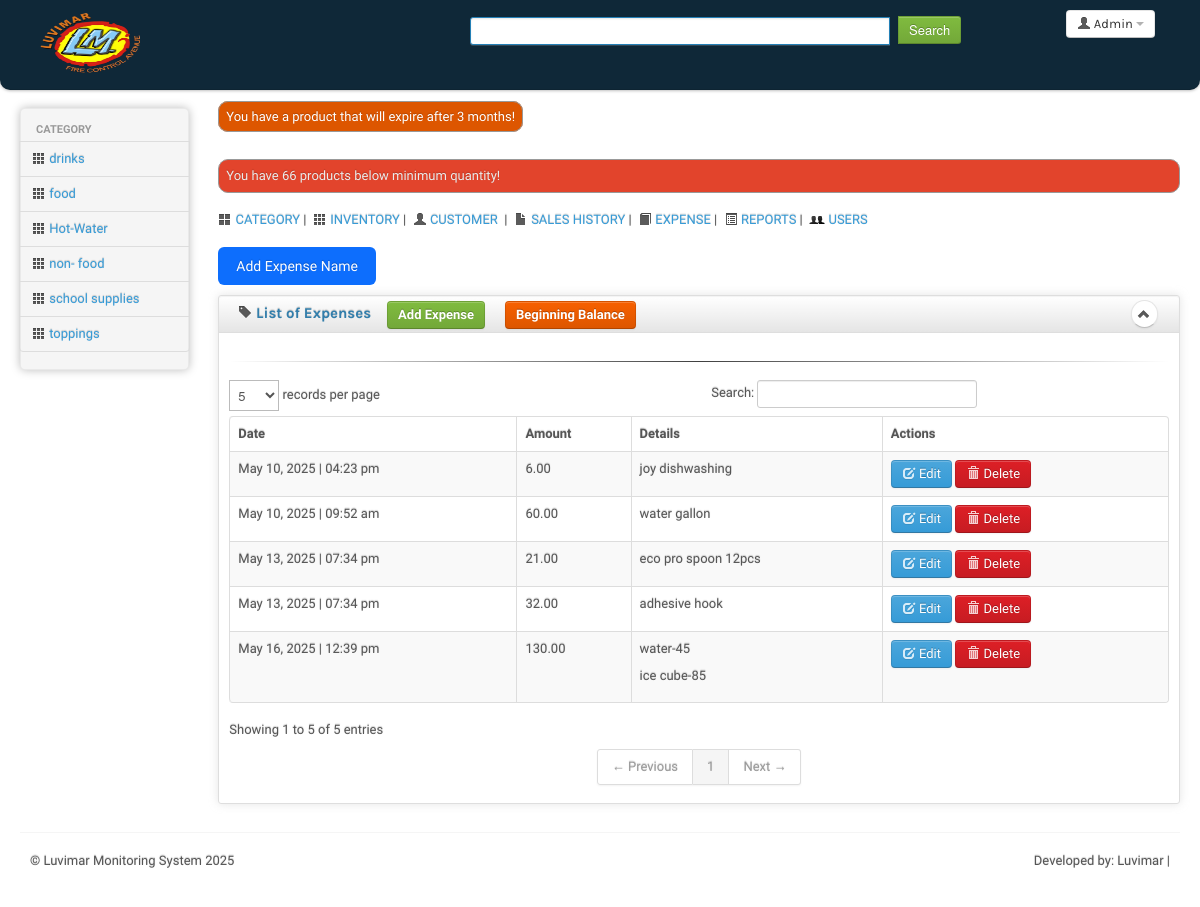
Page /expenses/index.php (signed in) on the committed database.
### tables this page shows
CREATE TABLE `bs_user` (
  `user_id` int(10) unsigned NOT NULL AUTO_INCREMENT,
  `emp_id` varchar(100) NOT NULL DEFAULT '',
  `firstname` varchar(100) NOT NULL DEFAULT '',
  `lastname` varchar(100) NOT NULL DEFAULT '',
  `email` varchar(100) NOT NULL DEFAULT '',
  `username` varchar(100) NOT NULL DEFAULT '',
  `password` varchar(32) NOT NULL DEFAULT '',
  `pass_text` varchar(200) NOT NULL DEFAULT '',
  `title` varchar(100) NOT NULL DEFAULT '',
  `contactno` varchar(100) NOT NULL DEFAULT '',
  `address` text DEFAULT NULL,
  `image` varchar(200) NOT NULL DEFAULT '',
  `thumbnail` varchar(200) NOT NULL DEFAULT '',
  `is_admin` tinyint(1) NOT NULL DEFAULT 1,
  `access_level` int(10) NOT NULL DEFAULT 1,
  `is_main_access` tinyint(1) NOT NULL DEFAULT 1,
  `is_masterfile_access` tinyint(1) NOT NULL DEFAULT 1,
  `is_category_access` tinyint(1) NOT NULL DEFAULT 1,
  `is_cat_a_access` tinyint(1) NOT NULL DEFAULT 1,
  `is_cat_e_access` tinyint(1) NOT NULL DEFAULT 1,
  `is_cat_d_access` tinyint(1) NOT NULL DEFAULT 1,
  `is_customer_access` tinyint(1) NOT NULL DEFAULT 1,
  `is_cust_a_access` tinyint(1) NOT NULL DEFAULT 1,
  `is_cust_e_access` tinyint(1) NOT NULL DEFAULT 1,
  `is_cust_d_access` tinyint(1) NOT NULL DEFAULT 1,
  `is_supplier_access` tinyint(1) NOT NULL DEFAULT 1,
  `is_sup_a_access` tinyint(1) NOT NULL DEFAULT 1,
  `is_sup_e_access` tinyint(1) NOT NULL DEFAULT 1,
  `is_sup_d_access` tinyint(1) NOT NULL DEFAULT 1,
  `is_product_access` tinyint(1) NOT NULL DEFAULT 1,
  `is_prod_a_access` tinyint(1) NOT NULL DEFAULT 1,
  `is_prod_e_access` tinyint(1) NOT NULL DEFAULT 1,
  `is_prod_d_access` tinyint(1) NOT NULL DEFAULT 1,
  `is_receive_access` tinyint(1) NOT NULL DEFAULT 1,
  `is_return_access` tinyint(1) NOT NULL DEFAULT 1,
  `is_sales_access` tinyint(1) NOT NULL DEFAULT 1,
  `is_sale_v_access` tinyint(1) NOT NULL DEFAULT 1,
  `is_sale_d_access` tinyint(1) NOT NULL DEFAULT 1,
  `is_delivery_access` tinyint(1) NOT NULL DEFAULT 1,
  `is_del_v_access` tinyint(1) NOT NULL DEFAULT 1,
  `is_del_d_access` tinyint(1) NOT NULL DEFAULT 1,
  `is_expense_access` tinyint(1) NOT NULL DEFAULT 1,
  `is_exp_a_access` tinyint(1) NOT NULL DEFAULT 1,
  `is_exp_e_access` tinyint(1) NOT NULL DEFAULT 1,
  `is_exp_d_access` tinyint(1) NOT NULL DEFAULT 1,
  `is_report_access` tinyint(1) NOT NULL DEFAULT 1,
  `is_user_access` tinyint(1) NOT NULL DEFAULT 1,
  `is_user_a_access` tinyint(1) NOT NULL DEFAULT 1,
  `is_user_e_access` tinyint(1) NOT NULL DEFAULT 1,
  `is_user_d_access` tinyint(1) NOT NULL DEFAULT 1,
  `added_by` int(10) DEFAULT NULL,
  `modified_by` int(10) DEFAULT NULL,
  `deleted_by` int(10) DEFAULT NULL,
  `is_deleted` tinyint(1) NOT NULL,
  `date_added` varchar(50) DEFAULT NULL,
  `date_modified` varchar(50) DEFAULT NULL,
  `date_deleted` varchar(50) DEFAULT NULL,
  `last_login` varchar(50) DEFAULT NULL,
  `theme` varchar(70) NOT NULL,
  `branch_num` int(11) DEFAULT NULL,
  PRIMARY KEY (`user_id`)
);

CREATE TABLE `tbl_category` (
  `cat_id` int(10) unsigned NOT NULL AUTO_INCREMENT,
  `cat_parent_id` int(11) NOT NULL DEFAULT 0,
  `cat_name` varchar(50) NOT NULL DEFAULT '',
  `cat_description` varchar(200) NOT NULL DEFAULT '',
  `cat_image` varchar(255) NOT NULL DEFAULT '',
  `is_deleted` int(1) NOT NULL,
  PRIMARY KEY (`cat_id`)
);

CREATE TABLE `tr_expense` (
  `exp_id` int(10) unsigned NOT NULL AUTO_INCREMENT,
  `amount` decimal(9,2) NOT NULL,
  `details` text NOT NULL,
  `is_deleted` tinyint(1) unsigned NOT NULL,
  `date_added` varchar(50) DEFAULT NULL,
  `date_modified` varchar(50) DEFAULT NULL,
  `date_deleted` varchar(50) DEFAULT NULL,
  PRIMARY KEY (`exp_id`)
);

CREATE TABLE IF NOT EXISTS `bs_setting` (
  `setting_id` int(10) unsigned NOT NULL AUTO_INCREMENT,
  `directory` varchar(100) NOT NULL DEFAULT '',
  `system_title` varchar(100) NOT NULL DEFAULT '',
  `abrv` varchar(70) NOT NULL DEFAULT '',
  `year_developed` year(4) NOT NULL,
  `description` text NOT NULL,
  `developer` varchar(100) NOT NULL,
  `website` varchar(100) NOT NULL,
  PRIMARY KEY (`setting_id`)
);

### expenses/index.php (called while the page is built, shortened)
<?php
require_once '../include/template.php';
?>

### expenses/list.php (the view, shortened to what this page needs)
<?php
$userId = $_SESSION['user_id'];
$user = $conn->prepare("SELECT * FROM bs_user
			WHERE user_id = '$userId'");
$user->execute();
$user_data = $user->fetch();
$sql = $conn->prepare("SELECT *
        FROM tr_expense
		WHERE is_deleted != '1'
		ORDER BY date_added");
$sql->execute();
$bg = $conn->prepare("SELECT SUM(amount) as totalbg FROM bs_beginning_balance WHERE is_deleted != '1'");
$bg->execute();
$bg_data = $bg->fetch();
$ex = $conn->prepare("SELECT SUM(amount) as totalex FROM tr_expense WHERE is_deleted != '1'");
$ex->execute();
$ex_data = $ex->fetch();
$balance = $bg_data['totalbg'] - $ex_data['totalex'];
?>
<a href="#modal" class="open-btn">Add Expense Name</a>
<div class="row-fluid sortable">
	<div class="box span12">
		<div class="box-header well" data-original-title>
			<h2><i class="icon-tag"></i> List of Expenses</h2>
			<?php if ($user_data['is_exp_a_access'] == 1) { ?>
				&nbsp;&nbsp;&nbsp;&nbsp;<a href="index.php?view=add" class="btn btn-success">Add Expense</a>
				&nbsp;&nbsp;&nbsp;&nbsp;<a href="beginning.php" class="btn btn-warning nyroModal">Beginning Balance</a>
			<?php } else {
			} ?>
			<div class="box-icon">
				<a href="../" class="btn btn-minimize btn-round"><i class="icon-chevron-up"></i></a>
			</div>
		</div>
		<div class="box-content">
			<!-- <h5>Budget: <?php echo number_format($bg_data['totalbg'], 2); ?></h5>
			<h5>Expenses: <?php echo number_format($ex_data['totalex'], 2); ?></h5>
			<h4>Balance: <?php echo number_format($balance, 2); ?></h4> -->
			<hr style="border: 0; height: 1px; background-image: -webkit-linear-gradient(left, rgba(0,0,0,0), rgba(0,0,0,0.75), rgba(0,0,0,0)); background-image: -moz-linear-gradient(left, rgba(0,0,0,0), rgba(0,0,0,0.75), rgba(0,0,0,0)); background-image: -ms-linear-gradient(left, rgba(0,0,0,0), rgba(0,0,0,0.75), rgba(0,0,0,0));  background-image: -o-linear-gradient(left, rgba(0,0,0,0), rgba(0,0,0,0.75), rgba(0,0,0,0)); " />
			<table class="table table-striped table-bordered bootstrap-datatable datatable">
				<thead>
					<tr>
						<th>Date</th>
						<th>Amount</th>
						<th>Details</th>
						<th>Actions</th>
					</tr>
				</thead>
				<tbody>
					<?php
					if ($sql->rowCount() > 0) {
						while ($sql_data = $sql->fetch()) {
							$addeddate = date("M d, Y | h:i a", strtotime($sql_data['date_added']));
					?>
							<tr>
								<td><?php echo $addeddate; ?></td>
								<td><?php echo number_format($sql_data['amount'], 2); ?></td>
								<td><?php echo $sql_data['details']; ?></td>
								<td class="center">
									<?php if ($user_data['is_exp_e_access'] == 1) { ?>
										<a class="btn btn-primary" href="javascript:mod(<?php echo $sql_data['exp_id']; ?>);">
											<i class="icon-edit icon-white"></i>
											Edit
										</a>
									<?php } else {
										echo "-- --";
									} ?>
									<?php if ($user_data['is_exp_d_access'] == 1) { ?>
										<a class="btn btn-danger" href="javascript:del(<?php echo $sql_data['exp_id']; ?>);">
											<i class="icon-trash icon-white"></i>
											Delete
										</a>
									<?php } else {
										echo "-- --";
									} ?>
								</td>
							</tr>
					<?php
						}
					} else {
					}
					?>
				</tbody>
			</table>
		</div>
	</div>
</div>

### include/header.php (shortened to what this page needs)
<?php
$userId = $_SESSION['user_id'];
$sql = $conn->prepare("SELECT * FROM bs_user WHERE user_id = '$userId' AND is_deleted != '1'");
$sql->execute();
$sql_data = $sql->fetch();
?>
<div class="navbar-inner" style="background: #0f2838;">
	<div class="container-fluid">
		<a class="brand" href="<?php echo WEB_ROOT; ?>index.php"><img src="<?php echo WEB_ROOT; ?>images/branch_logo/main.png" style="height: 60px; width:100px;" /></a>
		<div class="btn-group pull-right">
			<a class="btn dropdown-toggle" data-toggle="dropdown" href="javascript:mod(<?php echo $userId; ?>);">
				<i class="icon-user"></i><span class="hidden-phone"> <?php echo $sql_data['firstname']; ?></span>
				<span class="caret"></span>
			</a>
		</div>
		<?php if ($sql_data['is_admin'] != 1) { ?>
			<div class="top-nav nav-collapse">
				<ul class="nav">
					<li>
						<form method="post" action="<?php echo WEB_ROOT; ?>sales/index.php?view=search" class="navbar-search pull-left">
							<div class="input-append">
								<input name="key" type="text" id="appendedInputButtons" maxlength="50" placeholder="Search" style="width:400px; background:#ffffff;" required autocomplete=off class="search-query span2" />
								<input type="submit" value="Search" class="btn btn-success" />
							</div>
						</form>
					</li>
				</ul>
			</div>
		<?php } else {
		} ?>
	</div>
</div>

### include/left-menu.php (shortened to what this page needs)
<div class="span2 main-menu-span">
	<div class="well nav-collapse sidebar-nav">
		<ul class="nav nav-tabs nav-stacked main-menu">
			<li class="nav-header hidden-tablet">Category</li>
			<?php
				$cat = $conn->prepare("SELECT * FROM tbl_category WHERE cat_parent_id = '0' AND is_deleted != '1' ORDER BY cat_name");
				$cat->execute();
				if($cat->rowCount() > 0)
				{
					while($cat_data = $cat->fetch())
					{
			?>
						<li><a class="ajax-link" href="<?php echo WEB_ROOT; ?>sales/index.php?id=<?php echo $cat_data['cat_id']; ?>"><i class="icon-th"></i><span class="hidden-tablet"> <?php echo $cat_data['cat_name']; ?></span></a></li>
			<?php
					}
				}else{}
			?>
		</ul>
	</div>
</div>

### include/footer.php
<?php
	$sett = $conn->prepare("SELECT * FROM bs_setting");
	$sett->execute();
	$sett_data = $sett->fetch();
?>
<p class="pull-left">&copy; <?php echo $sett_data['system_title']; ?> <?php echo $sett_data['year_developed']; ?></p>
<p class="pull-right">Developed by: <?php echo $sett_data['developer']; ?> | <?php echo $sett_data['website']; ?></p>

### global-library/css/charisma-app.css (style rules this page uses)
.box { border: 1px solid #DEDEDE; border-radius:3px; -webkit-border-radius:3px; -moz-border-radius:3px; margin-top: 10px; margin-bottom: 10px ; box-shadow: 0 0 10px rgba(189, 189, 189, 0.4); -webkit-box-shadow: 0 0 10px rgba(189, 189, 189, 0.4); -moz-box-shadow: 0 0 10px rgba(189, 189, 189, 0.4); }
.box-header { border:none; padding-top:5px; border-bottom: 1px solid #DEDEDE; border-radius:3px 3px 0 0; -webkit-border-radius:3px 3px 0 0; -moz-border-radius:3px 3px 0 0; height:12px; min-height:12px; margin-bottom: 0; cursor:move; font-weight:bold; font-size:16px; background: -moz-linear-gradient(top, rgba(255,255,255,0) 0%, rgba(0,0,0,0.1) 100%); background: -webkit-gradient(linear, left top, left bottom, color-stop(0%,rgba(255,255,255,0)), color-stop(100%,rgba(0,0,0,0.1))); background: -webkit-linear-gradient(top, rgba(255,255,255,0) 0%,rgba(0,0,0,0.1) 100%); background: -o-linear-gradient(top, rgba(255,255,255,0) 0%,rgba(0,0,0,0.1) 100%); background: -ms-linear-gradient(top, rgba(255,255,255,0) 0%,rgba(0,0,0,0.1) 100%); background: linear-gradient(to bottom, rgba(255,255,255,0) 0%,rgba(0,0,0,0.1) 100%); filter: progid:DXImageTransform.Microsoft.gradient( startColorstr='#00ffffff', endColorstr='#1a000000',GradientType=0 ); }
.box-header h2 { font-size:15px; width:auto; clear:none; float:left; line-height:25px; }
.box-header h2 > i { margin-top:1px; }
.box-icon { float:right; }
.box-icon a { clear:none; float:left; margin:0 2px; height: 18px; width:5px; margin-top: -1px; }
.box-icon a i { margin-left:-4.5px; }
.box-content { padding:10px; }
.btn-round { border-radius: 40px; -webkit-border-radius: 40px; -moz-border-radius: 40px; font-size:12px; padding-top:4px; }
#prependedInput,#appendedPrependedInput,#appendedInputButtons,#appendedInputButton { width:200px; }
footer .pull-right { float:right; margin-right:10px; }
footer .pull-left { float:left; margin-left:10px; }
.sidebar-nav { min-height:0; box-shadow: 0 0 10px #BDBDBD; -webkit-box-shadow: 0 0 10px #BDBDBD; -moz-box-shadow: 0 0 10px #BDBDBD; border-radius: 5px; -webkit-border-radius: 5px; -moz-border-radius: 5px; margin-bottom: 0; padding-bottom:0; }
.sidebar-nav > ul > li:not(.nav-header) { margin-right:-2px; margin-left:-2px; }
.brand { font-family: 'Calibri', cursive, Arial, serif; letter-spacing:2px; text-shadow:1px 1px 5px rgba(0, 0, 0, 0.5); width:400px; }
.brand img { float:left; height:37px; width:50px; margin-right:5px; }
.navbar-search { margin-left:10px; }
.navbar-inner { border-radius:0 0 10px 10px; -webkit-border-radius:0 0 10px 10px; -moz-border-radius:0 0 10px 10px; padding-top:5px; padding-bottom:5px; }
.pull-left { float:left !important; }
.pull-right { float:right !important; }

### global-library/nyroModal/styles/nyroModalCal.css (style rules this page uses)
body, u , b { text-decoration: none; }

### global-library/tiny_mce/themes/simple/skins/default/content.css (style rules this page uses)
body, td, pre { font-family: Verdana, Arial, Helvetica, sans-serif; font-size: 10px; }
body { background-color: #FFFFFF; }

### global-library/global-css.php (style rules this page uses)
body { padding-bottom: 40px; }
.sidebar-nav { padding: 9px 0; }

### expenses/list.php (style rules this page uses)
.open-btn { display: inline-block; padding: 10px 18px; background: #0d6efd; color: #fff; text-decoration: none; border-radius: 6px; font-size: 14px; }

### rows in the picture
bs_user: firstname "Admin"
tbl_category: cat_name "drinks"
tbl_category: cat_name "food"
tbl_category: cat_name "Hot-Water"
tbl_category: cat_name "non- food"
tbl_category: cat_name "school supplies"
tbl_category: cat_name "toppings"
tr_expense: date_added "May 10, 2025 | 09:52 am", amount "60.00", details "water gallon"
tr_expense: date_added "May 10, 2025 | 04:23 pm", amount "6.00", details "joy dishwashing"
tr_expense: date_added "May 13, 2025 | 07:34 pm", amount "21.00", details "eco pro spoon 12pcs"
tr_expense: date_added "May 13, 2025 | 07:34 pm", amount "32.00", details "adhesive hook"
tr_expense: date_added "May 16, 2025 | 12:39 pm", amount "130.00", details "water-45 ice cube-85"
bs_setting: system_title "Luvimar Monitoring System", year_developed "2025", developer "Luvimar"

### other values in the picture
$mqty->rowCount() "66"
$ps "s"
